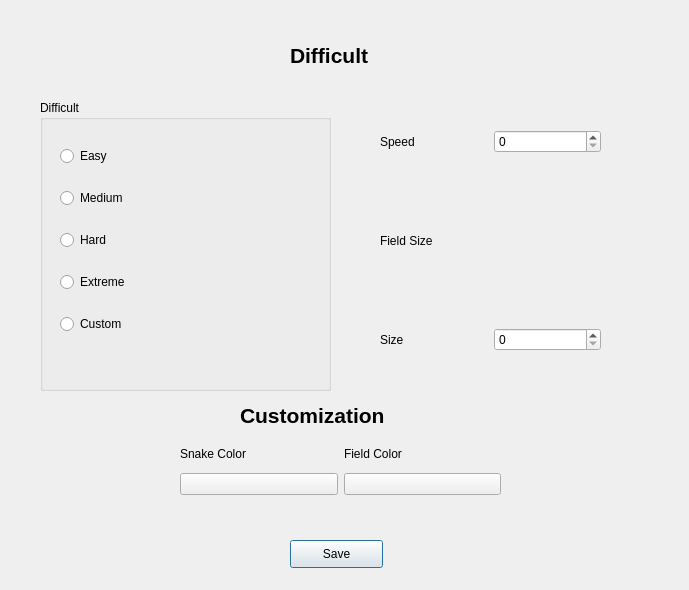
<?xml version="1.0" encoding="UTF-8"?>
<ui version="4.0">
 <class>Settings</class>
 <widget class="QDialog" name="Settings">
  <property name="geometry">
   <rect>
    <x>0</x>
    <y>0</y>
    <width>689</width>
    <height>590</height>
   </rect>
  </property>
  <property name="windowTitle">
   <string>Dialog</string>
  </property>
  <widget class="QLabel" name="lblDifficult">
   <property name="geometry">
    <rect>
     <x>290</x>
     <y>40</y>
     <width>191</width>
     <height>31</height>
    </rect>
   </property>
   <property name="font">
    <font>
     <pointsize>16</pointsize>
     <weight>75</weight>
     <bold>true</bold>
    </font>
   </property>
   <property name="text">
    <string>Difficult</string>
   </property>
  </widget>
  <widget class="QGroupBox" name="groupBox">
   <property name="geometry">
    <rect>
     <x>40</x>
     <y>100</y>
     <width>291</width>
     <height>291</height>
    </rect>
   </property>
   <property name="title">
    <string>Difficult</string>
   </property>
   <widget class="QWidget" name="">
    <property name="geometry">
     <rect>
      <x>20</x>
      <y>30</y>
      <width>221</width>
      <height>221</height>
     </rect>
    </property>
    <layout class="QVBoxLayout" name="verticalLayout">
     <item>
      <widget class="QRadioButton" name="rbEasy">
       <property name="text">
        <string>Easy</string>
       </property>
      </widget>
     </item>
     <item>
      <widget class="QRadioButton" name="rbMedium">
       <property name="text">
        <string>Medium</string>
       </property>
      </widget>
     </item>
     <item>
      <widget class="QRadioButton" name="rbHard">
       <property name="text">
        <string>Hard</string>
       </property>
      </widget>
     </item>
     <item>
      <widget class="QRadioButton" name="rbExtreme">
       <property name="text">
        <string>Extreme</string>
       </property>
      </widget>
     </item>
     <item>
      <widget class="QRadioButton" name="rbCustom">
       <property name="text">
        <string>Custom</string>
       </property>
      </widget>
     </item>
    </layout>
   </widget>
  </widget>
  <widget class="QPushButton" name="SaveButton">
   <property name="geometry">
    <rect>
     <x>290</x>
     <y>540</y>
     <width>93</width>
     <height>28</height>
    </rect>
   </property>
   <property name="text">
    <string>Save</string>
   </property>
  </widget>
  <widget class="QLabel" name="label_5">
   <property name="geometry">
    <rect>
     <x>240</x>
     <y>400</y>
     <width>211</width>
     <height>31</height>
    </rect>
   </property>
   <property name="font">
    <font>
     <pointsize>16</pointsize>
     <weight>75</weight>
     <bold>true</bold>
    </font>
   </property>
   <property name="text">
    <string>Customization</string>
   </property>
  </widget>
  <widget class="QWidget" name="">
   <property name="geometry">
    <rect>
     <x>380</x>
     <y>130</y>
     <width>221</width>
     <height>221</height>
    </rect>
   </property>
   <layout class="QVBoxLayout" name="verticalLayout_2">
    <item>
     <layout class="QHBoxLayout" name="horizontalLayout">
      <item>
       <widget class="QLabel" name="label">
        <property name="text">
         <string>Speed</string>
        </property>
       </widget>
      </item>
      <item>
       <widget class="QSpinBox" name="snakeSpeed"/>
      </item>
     </layout>
    </item>
    <item>
     <widget class="QLabel" name="label_2">
      <property name="text">
       <string>Field Size</string>
      </property>
     </widget>
    </item>
    <item>
     <layout class="QHBoxLayout" name="horizontalLayout_2">
      <item>
       <widget class="QLabel" name="label_3">
        <property name="text">
         <string>Size</string>
        </property>
       </widget>
      </item>
      <item>
       <widget class="QSpinBox" name="fieldSize"/>
      </item>
     </layout>
    </item>
   </layout>
  </widget>
  <widget class="QWidget" name="">
   <property name="geometry">
    <rect>
     <x>0</x>
     <y>0</y>
     <width>2</width>
     <height>2</height>
    </rect>
   </property>
   <layout class="QHBoxLayout" name="horizontalLayout_4"/>
  </widget>
  <widget class="QWidget" name="">
   <property name="geometry">
    <rect>
     <x>0</x>
     <y>0</y>
     <width>2</width>
     <height>2</height>
    </rect>
   </property>
   <layout class="QHBoxLayout" name="horizontalLayout_5"/>
  </widget>
  <widget class="QWidget" name="">
   <property name="geometry">
    <rect>
     <x>180</x>
     <y>440</y>
     <width>321</width>
     <height>55</height>
    </rect>
   </property>
   <layout class="QHBoxLayout" name="horizontalLayout_6">
    <item>
     <layout class="QVBoxLayout" name="verticalLayout_3">
      <item>
       <widget class="QLabel" name="label_6">
        <property name="text">
         <string>Snake Color</string>
        </property>
       </widget>
      </item>
      <item>
       <widget class="QPushButton" name="snakeColorBtn">
        <property name="text">
         <string/>
        </property>
       </widget>
      </item>
     </layout>
    </item>
    <item>
     <layout class="QVBoxLayout" name="verticalLayout_4">
      <item>
       <widget class="QLabel" name="label_7">
        <property name="text">
         <string>Field Color</string>
        </property>
       </widget>
      </item>
      <item>
       <widget class="QPushButton" name="fieldColorBtn">
        <property name="text">
         <string/>
        </property>
       </widget>
      </item>
     </layout>
    </item>
   </layout>
  </widget>
 </widget>
 <resources/>
 <connections/>
</ui>
